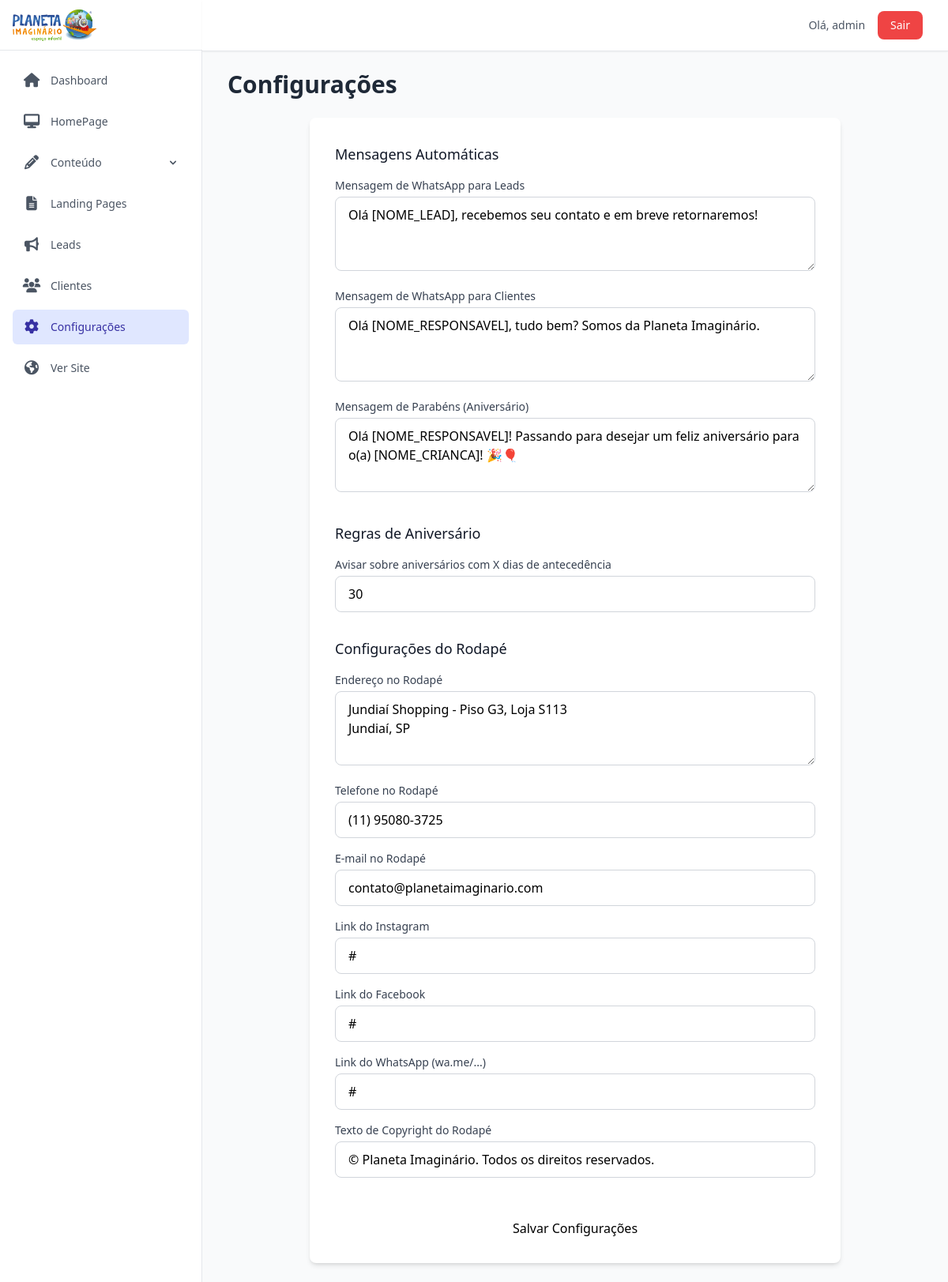
Page /dashboard/settings (signed in) on the earlier database version.
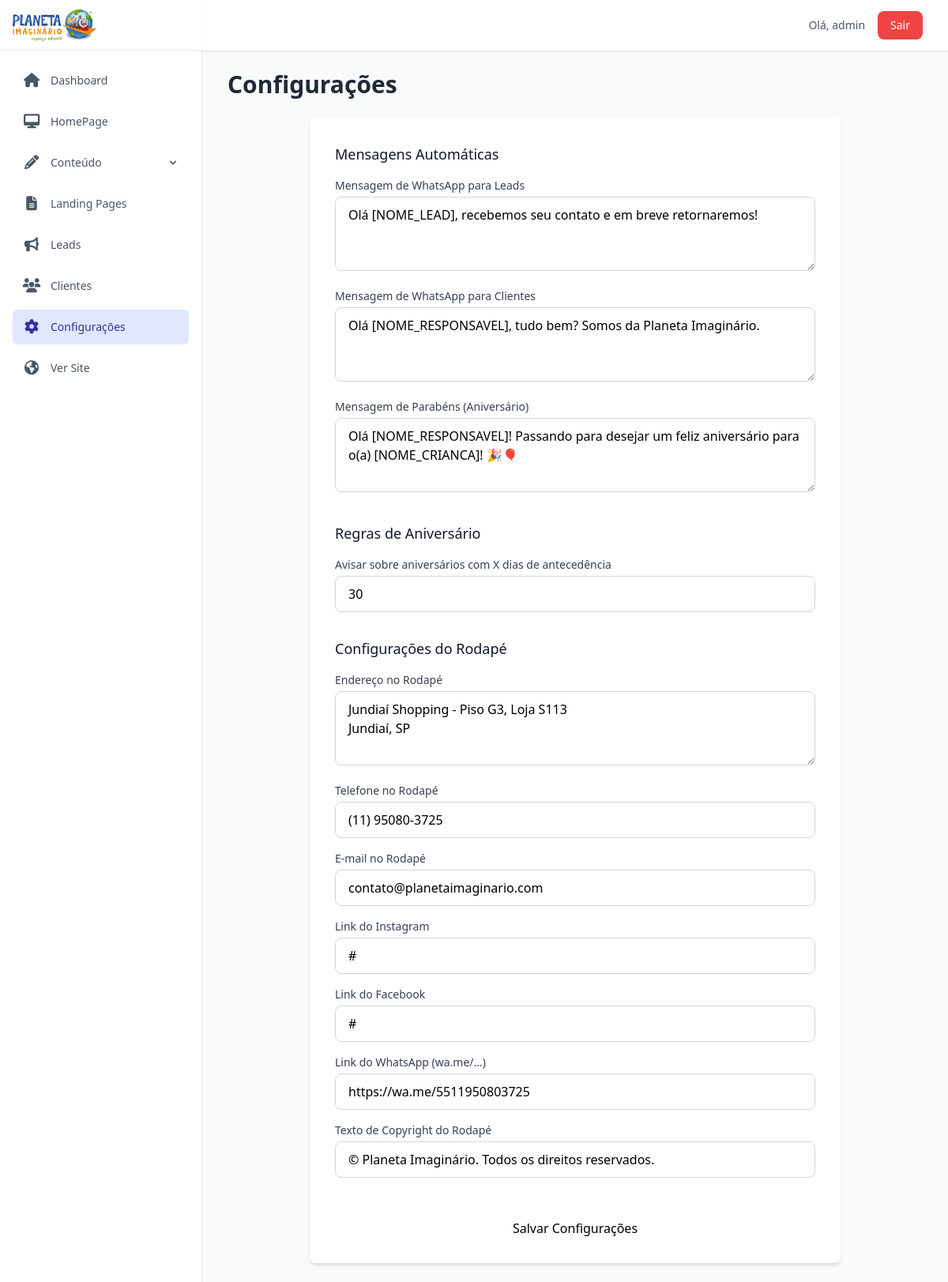
Same page on the later database version.
### app/models.py (models this page shows, shortened)
class Settings(db.Model):
    id = db.Column(db.Integer, primary_key=True)
    lead_whatsapp_message = db.Column(db.Text, default="Olá [NOME_LEAD], recebemos seu contato e em breve retornaremos!")
    client_whatsapp_message = db.Column(db.Text, default="Olá [NOME_RESPONSAVEL], tudo bem? Somos da Planeta Imaginário.")
    birthday_congrats_message = db.Column(db.Text, default="Olá [NOME_RESPONSAVEL]! Passando para desejar um feliz aniversário para o(a) [NOME_CRIANCA]! 🎉🎈")
    birthday_notification_days = db.Column(db.Integer, default=30, comment="Número de dias de antecedência para destacar aniversariantes.")
    footer_address = db.Column(db.Text, default="Jundiaí Shopping - Piso G3, Loja S113\nJundiaí, SP")
    footer_phone = db.Column(db.String(50), default="(11) 95080-3725")
    footer_email = db.Column(db.String(120), default="contato@planetaimaginario.com")
    footer_instagram_link = db.Column(db.String(255), default="#")
    footer_facebook_link = db.Column(db.String(255), default="#")
    footer_whatsapp_link = db.Column(db.String(255), default="#")
    footer_copyright_text = db.Column(db.String(200), default="© Planeta Imaginário. Todos os direitos reservados.")

### app/dashboard/routes.py (the view)
@bp.route('/settings', methods=['GET', 'POST'])
@login_required
def settings():
    settings_obj = Settings.query.first()
    if not settings_obj:
        settings_obj = Settings()
        db.session.add(settings_obj)
        db.session.commit()
    form = SettingsForm(obj=settings_obj)
    if form.validate_on_submit():
        form.populate_obj(settings_obj)
        db.session.commit()
        flash('Configurações salvas com sucesso!', 'success')
        return redirect(url_for('dashboard.settings'))
    return render_template('dashboard/settings.html', form=form, title="Configurações")

### app/forms.py
class SettingsForm(FlaskForm):
    lead_whatsapp_message = TextAreaField('Mensagem de WhatsApp para Leads')
    client_whatsapp_message = TextAreaField('Mensagem de WhatsApp para Clientes')
    birthday_congrats_message = TextAreaField('Mensagem de Parabéns (Aniversário)')
    birthday_notification_days = IntegerField('Avisar sobre aniversários com X dias de antecedência')
    footer_address = TextAreaField('Endereço no Rodapé')
    footer_phone = StringField('Telefone no Rodapé')
    footer_email = StringField('E-mail no Rodapé')
    footer_instagram_link = StringField('Link do Instagram')
    footer_facebook_link = StringField('Link do Facebook')
    footer_whatsapp_link = StringField('Link do WhatsApp (wa.me/...)')
    footer_copyright_text = StringField('Texto de Copyright do Rodapé')
    submit = SubmitField('Salvar Configurações')

### app/templates/dashboard/settings.html (shortened to what this page needs)
{% extends "dashboard/dashboard_base.html" %}
{% from "macros/_form_helpers.html" import render_field %}
{% block dashboard_content %}
<h1 class="text-3xl font-bold text-gray-800 mb-6">{{ title }}</h1>
<div class="bg-white p-8 rounded-lg shadow-md max-w-2xl mx-auto">
    <form method="POST" novalidate>
        <div class="space-y-8">
            <fieldset>
                <legend class="text-lg font-medium text-gray-900">Mensagens Automáticas</legend>
                <div class="space-y-4 mt-4">
                    {{ render_field(form.lead_whatsapp_message, rows=3) }}
                    {{ render_field(form.client_whatsapp_message, rows=3) }}
                    {{ render_field(form.birthday_congrats_message, rows=3) }}
                </div>
            </fieldset>
            <fieldset>
                <legend class="text-lg font-medium text-gray-900">Regras de Aniversário</legend>
                <div class="space-y-4 mt-4">
                    {{ render_field(form.birthday_notification_days) }}
                </div>
            </fieldset>
            <fieldset>
                <legend class="text-lg font-medium text-gray-900">Configurações do Rodapé</legend>
                <div class="space-y-4 mt-4">
                    {{ render_field(form.footer_address, rows=3) }}
                    {{ render_field(form.footer_phone) }}
                    {{ render_field(form.footer_email) }}
                    {{ render_field(form.footer_instagram_link) }}
                    {{ render_field(form.footer_facebook_link) }}
                    {{ render_field(form.footer_whatsapp_link) }}
                    {{ render_field(form.footer_copyright_text) }}
                </div>
            </fieldset>
            <div class="pt-5">
                {{ form.submit(class="w-full ...") }}
            </div>
        </div>
    </form>
</div>
{% endblock %}

### app/templates/macros/_form_helpers.html (shortened to what this page needs)
{% macro render_field(field, type='text', class='') %}
    <div>
        {{ field.label(class="block text-sm font-medium text-gray-700 mb-1") }}
        <div class="relative">
            {{ field(class="w-full border border-gray-300 rounded-lg py-2.5 px-4 focus:outline-none focus:ring-2 focus:ring-blue-500 focus:border-blue-500 " + class, type=type, **kwargs) }}
        </div>
    </div>
{% endmacro %}

Differences in the rows shown:
changed Settings "Olá [NOME_LEAD], recebemos seu contato e em breve retornaremos!": footer_whatsapp_link "#" → "https://wa.me/5511950803725"
